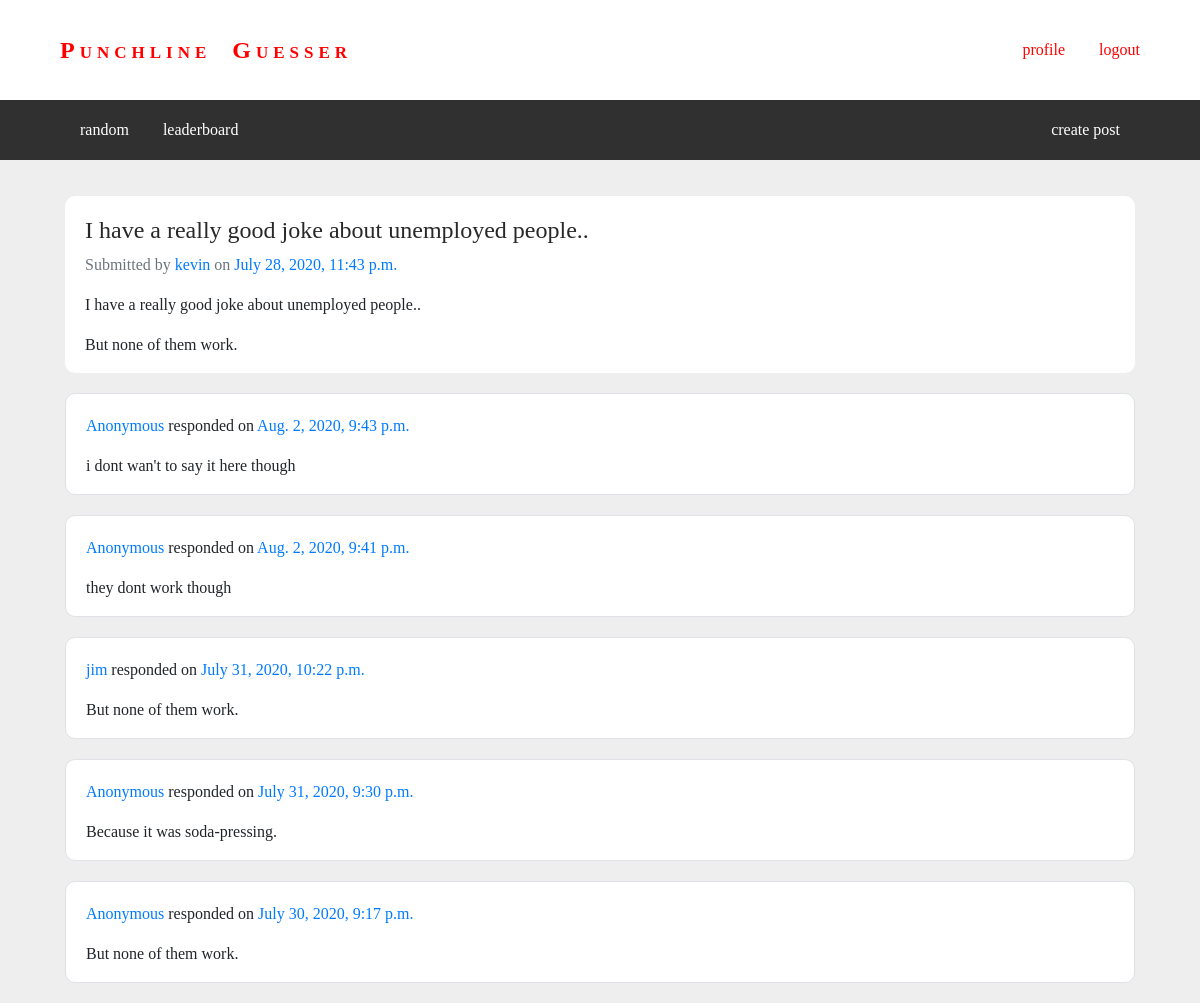
/punchline/post/1/ (signed in), run on the app's committed database.
### punchline/models.py (models this page shows, shortened)
class Post(models.Model):
	title = models.CharField(max_length=100)
	setup = models.TextField()
	punchline = models.CharField(max_length=100)
	score = models.IntegerField(default=0)
	author = models.ForeignKey(User, on_delete=models.SET_NULL, null=True)
	date_posted = models.DateTimeField(auto_now_add=True)

class Response(models.Model):
	post = models.ForeignKey('Post', on_delete=models.SET_NULL, null=True)
	content = models.CharField(max_length=100)
	score = models.IntegerField(default=0)
	author = models.ForeignKey(User, on_delete=models.SET_NULL, null=True)
	date_posted = models.DateTimeField(auto_now_add=True)
	def __str__(self):
		return self.content
	class Meta:
		ordering = ['-date_posted']

### punchline/views.py (the view)
# urls.py: path('post/<int:pk>/', views.PostDetailView.as_view(), name='post-detail'),
class PostDetailView(generic.DetailView):
	model = Post
	def get_context_data(self, **kwargs):
		context = super(PostDetailView, self).get_context_data(**kwargs)
		if self.request.user.is_authenticated:
			attempted = [post.id for post in self.request.user.profile.attempted.all()]
		else:
			attempted = self.request.session.get('attempt_id', [])
		answered_already = False
		for post_id in attempted:
			if post_id == self.kwargs['pk']:
				answered_already = True
		if self.request.user == self.get_object().author:
			answered_already = True
		context['answered_already'] = answered_already
		return context

### punchline/templates/punchline/post_detail.html (shortened to what this page needs)
{% extends "base_generic.html" %}
{% block content %}
	{% if answered_already %}
		<div class="media content">
	        <div class="media-body">
	        	<h4><a href="#" class="media-heading">{{ post.title }}</a></h4>
	        	<p class="text-muted">Submitted by
	        		{% if post.author %}
	        			<a href="{% url 'profile' post.author.username %}">{{ post.author }}</a>
	        		{% else %}
	        			<a href="#">Anonymous</a>
	        		{% endif %}
	        		on <a href="#">{{ post.date_posted }}</a></p>
	            <p>{{ post.setup }}</p>
	            <p>{{ post.punchline }}</p>
	        </div>
	    </div>
	    {% for response in post.response_set.all %}
	    	<div class="media content border">
	    		<div class="media-body">
					<p>
						{% if response.author %}
							<a href="{% url 'profile' response.author.username %}">{{ response.author.username }}</a>
						{% else %}
							<a href="#">Anonymous</a>
						{% endif %}
						responded on <a href="#">{{ response.date_posted }}</a>
					</p>
					<p>{{ response }}</p>
				</div>
		    </div>
		{% endfor %}
	{% else %}
		<div class="media content">
	        <div class="media-body">
	            <p>You haven't guessed the punchline for this post yet. <a href="{% url 'guess' post.id %}">Click here</a> to try.</p>
	        </div>
	    </div>
	{% endif %}
{% endblock %}

### punchline/static/css/styles.css (style rules this page uses)
body { font-family: Verdana; background-color: #eee; }
a, a:hover { text-decoration: none; }
.content { padding: 20px 20px 0px 20px; border-radius: 10px; background-color: white; margin: 20px; }
.content h4 a { color: #282828; }

### data on the page
Post: title "I have a really good joke about unemployed people..", author "kevin", date_posted "July 28, 2020, 11:43 p.m.", setup "I have a really good joke about unemployed people..", punchline "But none of them work."
Response: shows "Anonymous", date_posted "Aug. 2, 2020, 9:43 p.m.", content "i dont wan't to say it here though"
Response: shows "Anonymous", date_posted "Aug. 2, 2020, 9:41 p.m.", content "they dont work though"
Response: author.username "jim", date_posted "July 31, 2020, 10:22 p.m.", content "But none of them work."
Response: shows "Anonymous", date_posted "July 31, 2020, 9:30 p.m.", content "Because it was soda-pressing."
Response: shows "Anonymous", date_posted "July 30, 2020, 9:17 p.m.", content "But none of them work."
